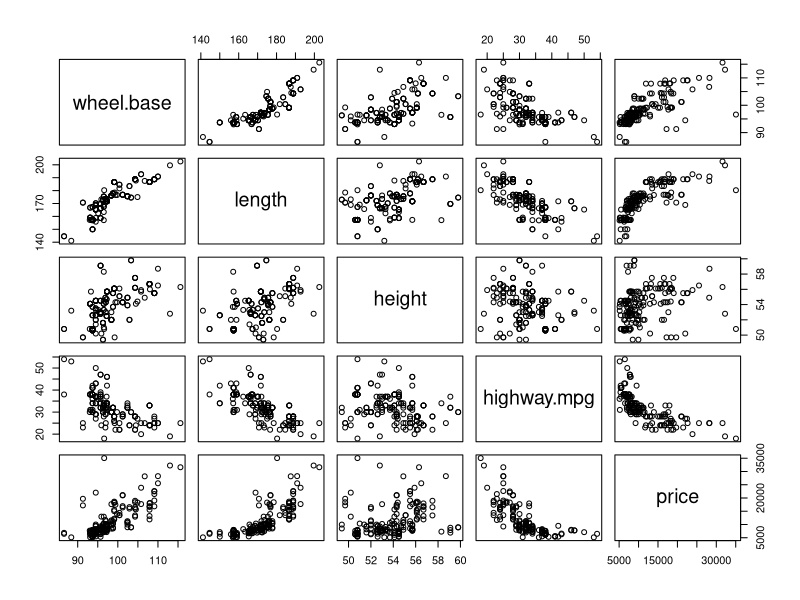
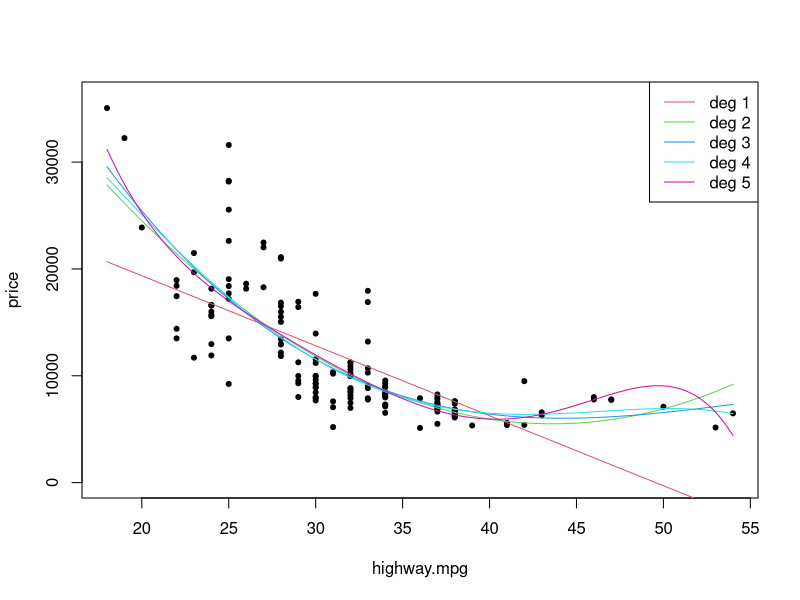
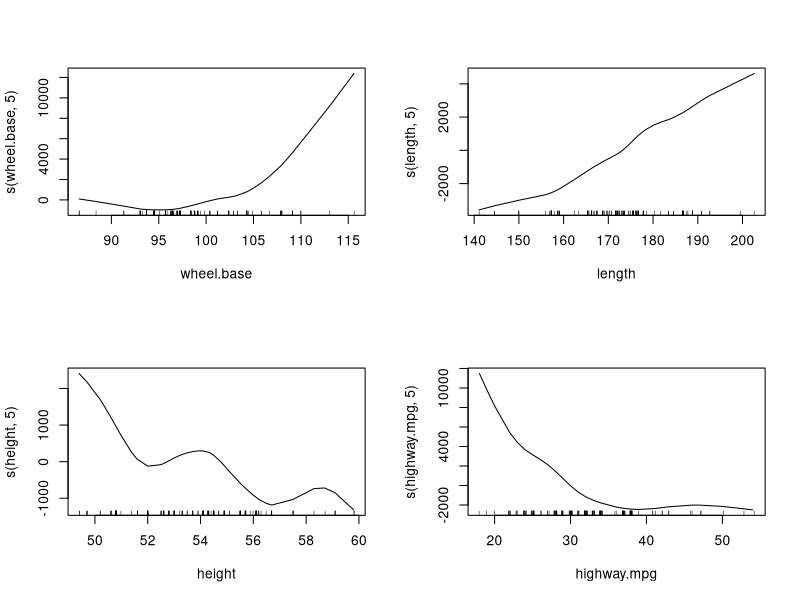
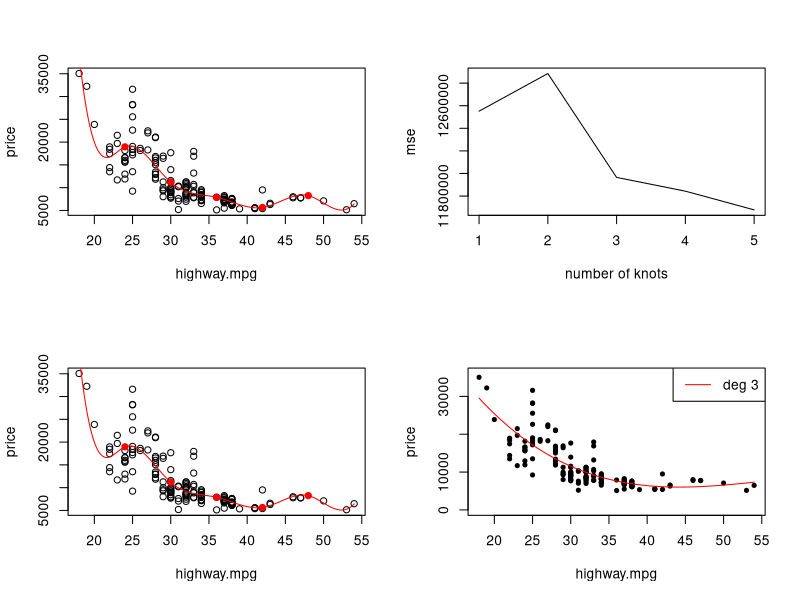

Generate these figures, in order, with R:
## ---- chunk 1
knitr::opts_chunk$set(echo = TRUE)
## ---- chunk 2
auto = read.csv("automobile.csv", stringsAsFactors=TRUE)
auto2 = auto[,c("wheel.base", "length", "height", "highway.mpg", "price")]
pairs(auto2)
## ---- chunk 3
library(splines)
library(gam)
library(parallel)
## ---- chunk 4
polymodels <- list(NULL)
for (i in 1:5){
  print(r <- lm(price ~ poly(highway.mpg, i, raw=TRUE), data=auto2))
  polymodels[[i]] =r
}

## ---- chunk 5
with(auto2,plot(highway.mpg,price,ylim=c(0,max(price)+1000),pch=20))
for(i in 1:5){
  m <- lm(price ~ poly(highway.mpg, i, raw=TRUE), data=auto2)
  newX = data.frame(highway.mpg=seq(min(auto2$highway.mpg),max(auto2$highway.mpg),0.1))
  pred <- predict(m,newX)
  lines(newX$highway.mpg,pred,col=i+1)
}
legend("topright",paste("deg",1:5),col=1:5+1,lty=1)
## ---- chunk 6
n = nrow(auto2)
lapply(1:5,function(i){
  m<- lm(price~poly(highway.mpg,i),data=auto2)
  #Use loglikelihood
  #-2*logLik(m) + log(n)*length(m$coefficients)
  
  #use RSS
  n*log(sum(m$residuals^2)) + log(n)*(length(m$coefficients))
})
## ---- chunk 7
(gam.m1 = gam(price ~ s(wheel.base, 5)+s(length, 5)+s(height,5)+s(highway.mpg,5), data=auto2))
par(mfrow=c(2,2))
plot(gam.m1)
## ---- chunk 8
newdata <- data.frame(wheel.base = 110, length = 190, height = 55, highway.mpg = 25)
predict(r,newdata)
## ---- chunk 9
gam.m1 = gam(price ~ s(wheel.base, 2)+s(height,5)+s(highway.mpg,5), data=auto2)
gam.m2 = gam(price ~ s(wheel.base, 2)+length+s(height,5)+s(highway.mpg,5), data=auto2)
gam.m3 = gam(price ~ s(wheel.base, 5)+s(length,5)+s(height,5)+s(highway.mpg,5), data=auto2)
anova(gam.m1,gam.m2,gam.m3,test="F")
## ---- chunk 10
attach(auto2)
m = 5            # number of knots
(rg = range(highway.mpg)) 
## ---- chunk 11
(knots = seq(rg[1], rg[2], length=m+2)[-c(1,m+2)])
## ---- chunk 12
detach(auto2)
## ---- chunk 13
(r = lm(price ~ bs(highway.mpg, knots=knots, degree=3), data=auto2))
## ---- chunk 14
yhat = predict(r, newX)                 
with(auto2, plot(highway.mpg, price))
lines(newX$highway.mpg, yhat, col="red")
points(knots, predict(r, data.frame(highway.mpg=knots)), col="red", pch=19)  # add knots
## ---- chunk 15
M = 5
n = nrow(auto2)
R = 5
K=10
mse = matrix(nrow=R*K,ncol=M)

test.set <- function(i, n, K=10) {
  if(i < 1 || i > K) 
    stop(" i out of range (1, K)")
  start = round(1 + (i-1) * n / K)
  end = ifelse(i == K, n, round(i * n / K))
  start:end
}

test.set(2,n)


## ---- chunk 16
set.seed(769)           # set a random seed

for(i in 1:R) {                  # for each repetition
  ind = sample(n)
  for(k in 1:K) {                # for each fold
    index = ind[test.set(k, n, K)]
    test = auto2[index,]
    train = auto2[-index,]
    for(m in 1:M) {     # for each number of knots (method)
      rg = range(train$highway.mpg)
      knots = seq(rg[1], rg[2], length=m+2)[-c(1,m+2)]
      r = lm(price ~ bs(highway.mpg, knots=knots, degree=3), data=train)
      yhat = predict(r, test)         # prediction for test data
      mse[K*(i-1)+k,m] = mean( (test$price - yhat)^2 )
    }
  }
}
head(mse)
## ---- chunk 17
(pe = cbind(m=1:M, mse=colMeans(mse)))
## ---- chunk 18
(mmin = which.min(pe[,2]))
## ---- chunk 19
plot(pe[,1], pe[,2], type="l", xlab="number of knots", ylab="mse")
## ---- chunk 20
attach(auto2)
m = 5            # number of knots
(rg = range(highway.mpg)) 
(knots = seq(rg[1], rg[2], length=m+2)[-c(1,m+2)])
detach(auto2)
(r = lm(price ~ bs(highway.mpg, knots=knots, degree=3), data=auto2))
yhat = predict(r, newX)                 
with(auto2, plot(highway.mpg, price))
lines(newX$highway.mpg, yhat, col="red")
points(knots, predict(r, data.frame(highway.mpg=knots)), col="red", pch=19)  # add knots
## ---- chunk 21
n = nrow(auto2)
k = round(n * 0.10)
deg =1:5
R = 200                  # number of repetitions
mse = matrix(nrow=R, ncol=length(deg))   # pre-allocate space
dim(mse)
## ---- chunk 22
set.seed(769)           # set a random seed

for(i in 1:R) {
    index = sample(n, k)
    test = auto2[index,]
    train = auto2[-index,]
  for(j in deg) {
    r = lm(price ~poly(highway.mpg,degree=j,raw=TRUE), data= train)
    yhat = predict(r, test)     # prediction for test data
    mse[i,j] = mean( (test$price - yhat)^2 )
  }
}
head(mse)
## ---- chunk 23
(pe = cbind(deg=1:5, mse=colMeans(mse)))
## ---- chunk 24
(deg_min = which.min(pe[,2]))
## ---- chunk 25
with(auto2,plot(highway.mpg,price,ylim=c(0,max(price)+1000),pch=20))
m <- lm(price ~ poly(highway.mpg, 3, raw=TRUE), data=auto2)
newX = data.frame(highway.mpg=seq(min(auto2$highway.mpg),max(auto2$highway.mpg),0.1))
pred <- predict(m,newX)
lines(newX$highway.mpg,pred,col='red')
legend("topright",paste("deg",3),col='red',lty=1)
## ---- chunk 26
n = nrow(auto2)
k = round(n * 0.10)
R = 200                  # number of repetitions
mse = matrix(nrow=R, ncol=5)   # pre-allocate space
deg =5
set.seed(769) 
lapply(c(1,5,10,20),
function(nc) system.time({
 
mse <- mclapply(1:R,function(x){
  mse <- numeric(deg)
  index = sample(n, k)
  test = auto2[index,]
  train = auto2[-index,]
  for(j in 1:deg) {
    r = lm(price ~poly(highway.mpg,degree=j,raw=TRUE), data= train)
    yhat = predict(r, test)     # prediction for test data
    mse[j] = mean( (test$price - yhat)^2 )
  }
  mse

} ,mc.cores = nc)
  mse = matrix(data=unlist(mse),nrow=R,ncol=deg,byrow=T)
  pe = cbind(deg=1:5, mse=colMeans(mse))
  print(paste("The selected degree is ",which.min(pe[,2])))
}
))
## ---- chunk 27

n = nrow(auto2)
k = round(n * 0.10)
R = 200                  # number of repetitions
mse = matrix(nrow=R, ncol=5)   # pre-allocate space
deg =5
set.seed(769) 
samples_list <- lapply(1:R, function(i)index = sample(n, k))
lapply(c(1,5,10,20),
function(nc) system.time({
  mse <- mclapply(samples_list,function(index){
    mse <- numeric(deg)
    for(j in 1:deg) {
    test = auto2[index,]
    train = auto2[-index,]
    r = lm(price ~poly(highway.mpg,degree=j,raw=TRUE), data= train)
    yhat = predict(r, test)     # prediction for test data
    mse[j] = mean( (test$price - yhat)^2 )
  }
  mse

} ,mc.cores = nc)
#  skip.streams(nc)
  mse = matrix(data=unlist(mse),nrow=R,ncol=deg,byrow=T)
  pe = cbind(deg=1:5, mse=colMeans(mse))
  print(paste("The selected degree is ",which.min(pe[,2])))
}
))
